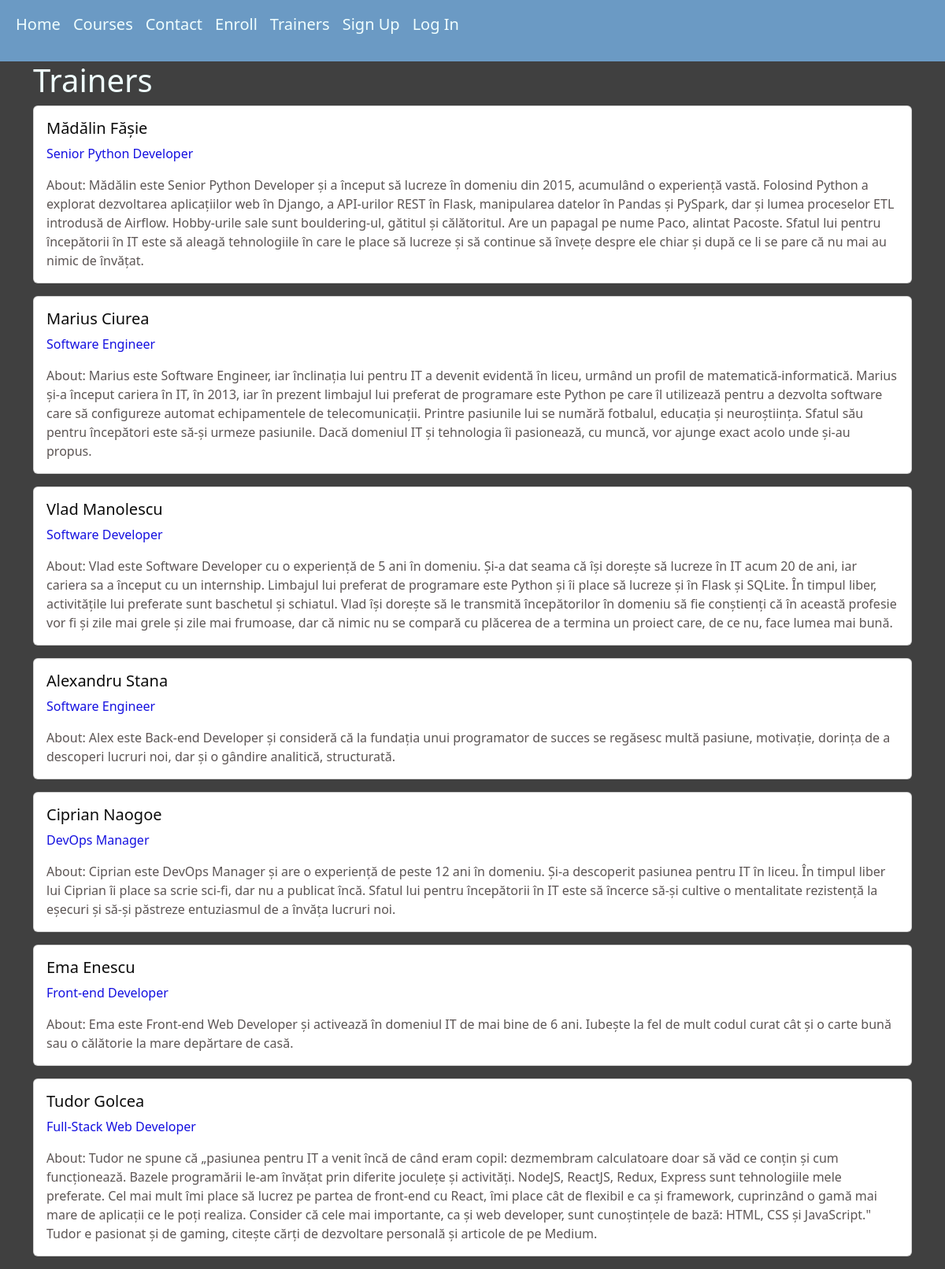
The page /trainers on the database its author committed.
### mainapp/models.py (models this page shows, shortened)
class Trainer(models.Model):
    name=models.CharField(max_length=50)
    surname=models.CharField(max_length=50)
    addres=models.CharField(max_length=200)
    email=models.EmailField()
    tel=models.CharField(max_length=40)
    about=models.TextField()
    profession=models.CharField(max_length=30)
    create_date=models.DateTimeField(auto_now_add=True)
    modify_date=models.DateTimeField(auto_now=True)
    class Meta:
        db_table='trainer'

### mainapp/views.py (the view)
# urls.py: path('trainers', views.Trainers.as_view(), name='trainers'),
class Trainers(ListView):
    model = models.Trainer
    template_name = 'mainapp/trainers.html'
    context_object_name = 'trainers'

### mainapp/templates/mainapp/trainers.html (shortened to what this page needs)
{% extends 'mainapp/header.html' %}
{% block content %}
<h1>Trainers</h1>
{% for trainer in trainers %}
  <div class="card mb-3">
    <div class="card-body">
      <h5 class="card-title card-name">{{ trainer.name }} {{ trainer.surname }}</h5>
      <p class="card-text card-profession">{{ trainer.profession }}</p>
      <p class="card-text card-about">About: {{ trainer.about }}</p>
    </div>
  </div>
{% endfor %}
{% endblock %}

### mainapp/templates/mainapp/header.html (style rules this page uses)
body { background-color: #404040; background-size: cover; background-repeat: no-repeat; background-attachment: fixed; color: azure; }

### mainapp/templates/mainapp/include/navbar.html (style rules this page uses)
body { color: azure; }

### mainapp/templates/mainapp/trainers.html (style rules this page uses)
.card-name { color: #0b0b0b; }
.card-profession { color: #1410e0; }
.card-about { color: #5c5554; }

### rows shown on the page
Trainer: name "Mădălin", surname "Fășie", profession "Senior Python Developer", about "Mădălin este Senior Python Developer și a început să lucreze în domeniu din 2015, acumulând o experiență vastă. Folosind Python a explorat dezvoltarea aplicațiilor web în Django, a API-urilor REST în Flask, manipularea datelor în Pandas și PySpark, dar și lumea proceselor ETL introdusă de Airflow. Hobby-urile sale sunt bouldering-ul, gătitul și călătoritul. Are un papagal pe nume Paco, alintat Pacoste. Sfatul lui pentru începătorii în IT este să aleagă tehnologiile în care le place să lucreze și să continue să învețe despre ele chiar și după ce li se pare că nu mai au nimic de învățat."
Trainer: name "Marius", surname "Ciurea", profession "Software Engineer", about "Marius este Software Engineer, iar înclinația lui pentru IT a devenit evidentă în liceu, urmând un profil de matematică-informatică. Marius și-a început cariera în IT, în 2013, iar în prezent limbajul lui preferat de programare este Python pe care îl utilizează pentru a dezvolta software care să configureze automat echipamentele de telecomunicații. Printre pasiunile lui se numără fotbalul, educația și neuroștiința. Sfatul său pentru începători este să-și urmeze pasiunile. Dacă domeniul IT și tehnologia îi pasionează, cu muncă, vor ajunge exact acolo unde și-au propus."
Trainer: name "Vlad", surname "Manolescu", profession "Software Developer", about "Vlad este Software Developer cu o experiență de 5 ani în domeniu. Și-a dat seama că își dorește să lucreze în IT acum 20 de ani, iar cariera sa a început cu un internship. Limbajul lui preferat de programare este Python și îi place să lucreze și în Flask și SQLite. În timpul liber, activitățile lui preferate sunt baschetul și schiatul. Vlad își dorește să le transmită începătorilor în domeniu să fie conștienți că în această profesie vor fi și zile mai grele și zile mai frumoase, dar că nimic nu se compară cu plăcerea de a termina un proiect care, de ce nu, face lumea mai bună."
Trainer: name "Alexandru", surname "Stana", profession "Software Engineer", about "Alex este Back-end Developer și consideră că la fundația unui programator de succes se regăsesc multă pasiune, motivație, dorința de a descoperi lucruri noi, dar și o gândire analitică, structurată."
Trainer: name "Ciprian", surname "Naogoe", profession "DevOps Manager", about "Ciprian este DevOps Manager și are o experiență de peste 12 ani în domeniu. Și-a descoperit pasiunea pentru IT în liceu. În timpul liber lui Ciprian îi place sa scrie sci-fi, dar nu a publicat încă. Sfatul lui pentru începătorii în IT este să încerce să-și cultive o mentalitate rezistență la eșecuri și să-și păstreze entuziasmul de a învăța lucruri noi."
Trainer: name "Ema", surname "Enescu", profession "Front-end Developer", about "Ema este Front-end Web Developer și activează în domeniul IT de mai bine de 6 ani. Iubește la fel de mult codul curat cât și o carte bună sau o călătorie la mare depărtare de casă."
Trainer: name "Tudor", surname "Golcea", profession "Full-Stack Web Developer", about "Tudor ne spune că „pasiunea pentru IT a venit încă de când eram copil: dezmembram calculatoare doar să văd ce conțin și cum funcționează. Bazele programării le-am învățat prin diferite joculețe și activități. NodeJS, ReactJS, Redux, Express sunt tehnologiile mele preferate. Cel mai mult îmi place să lucrez pe partea de front-end cu React, îmi place cât de flexibil e ca și framework, cuprinzând o gamă mai mare de aplicații ce le poți realiza. Consider că cele mai importante, ca și web developer, sunt cunoștințele de bază: HTML, CSS și JavaScript.\" Tudor e pasionat și de gaming, citește cărți de dezvoltare personală și articole de pe Medium."
